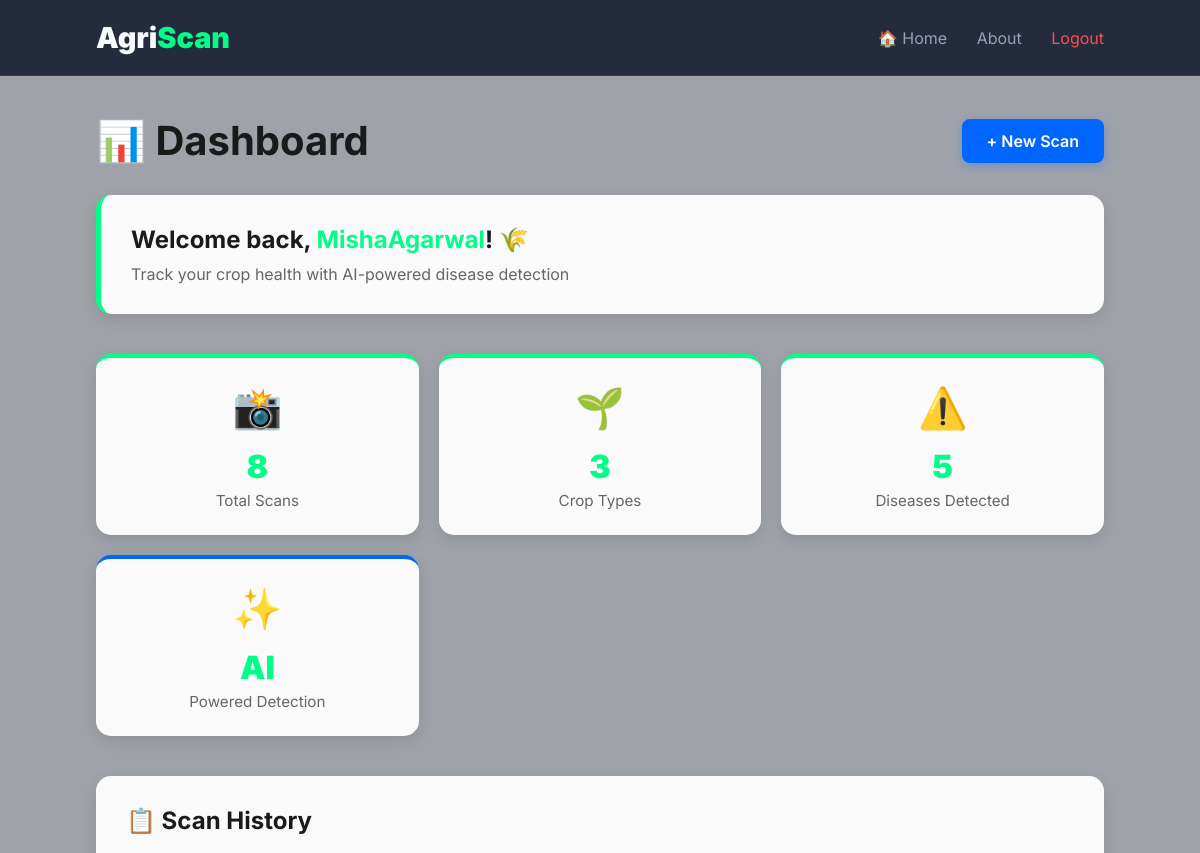
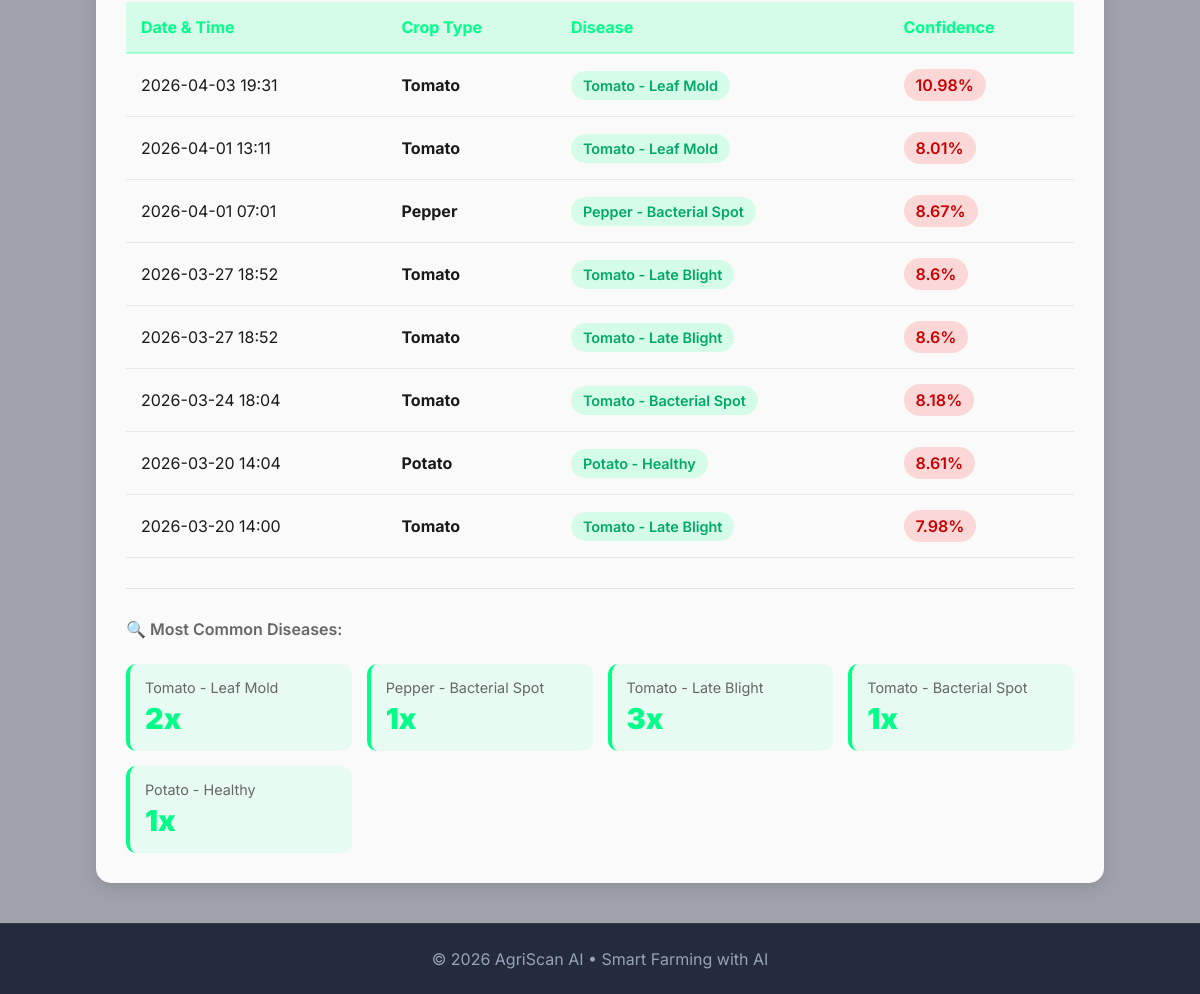
The app's page /dashboard (signed in), older data (2 pictures, top to bottom).
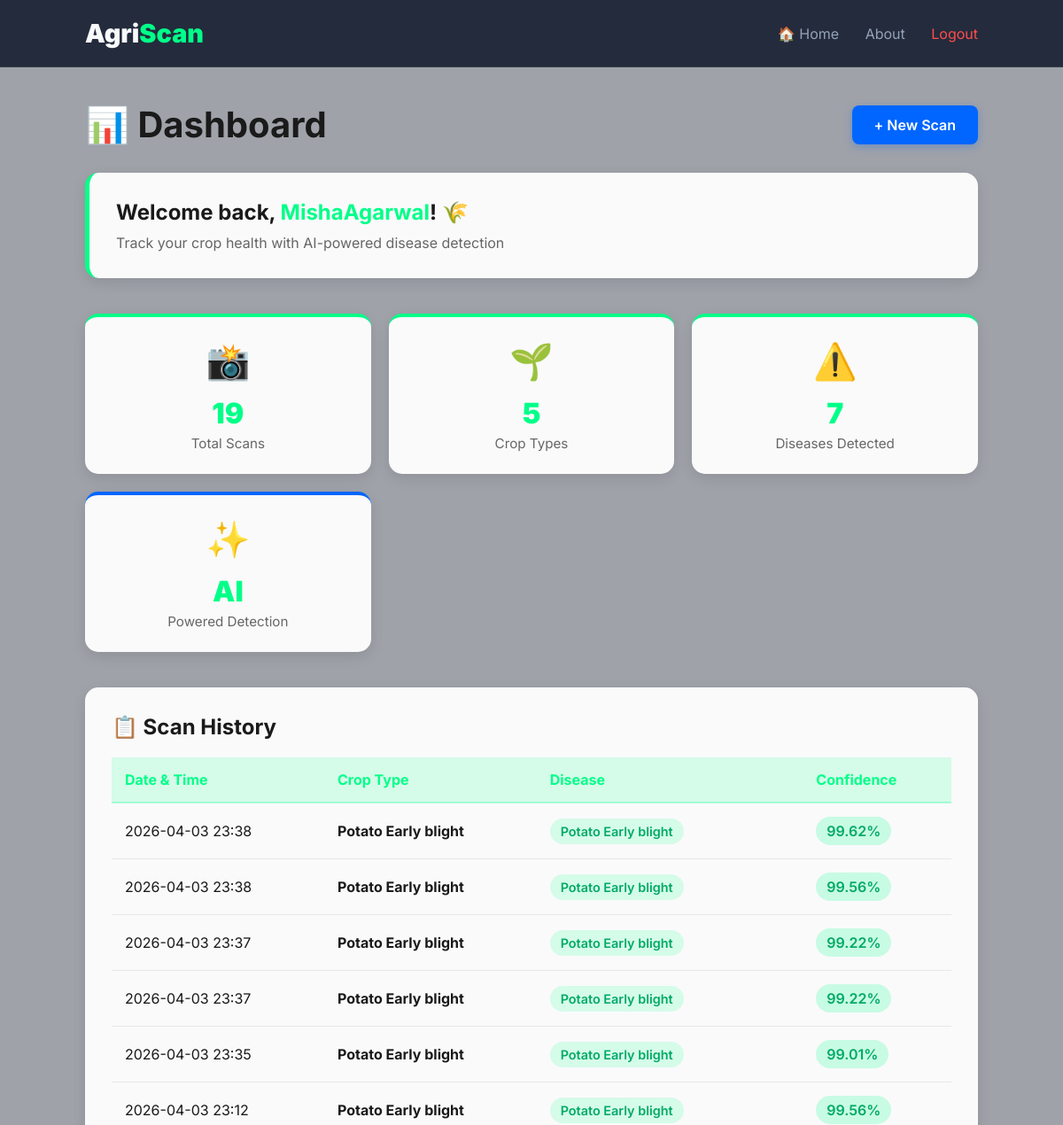
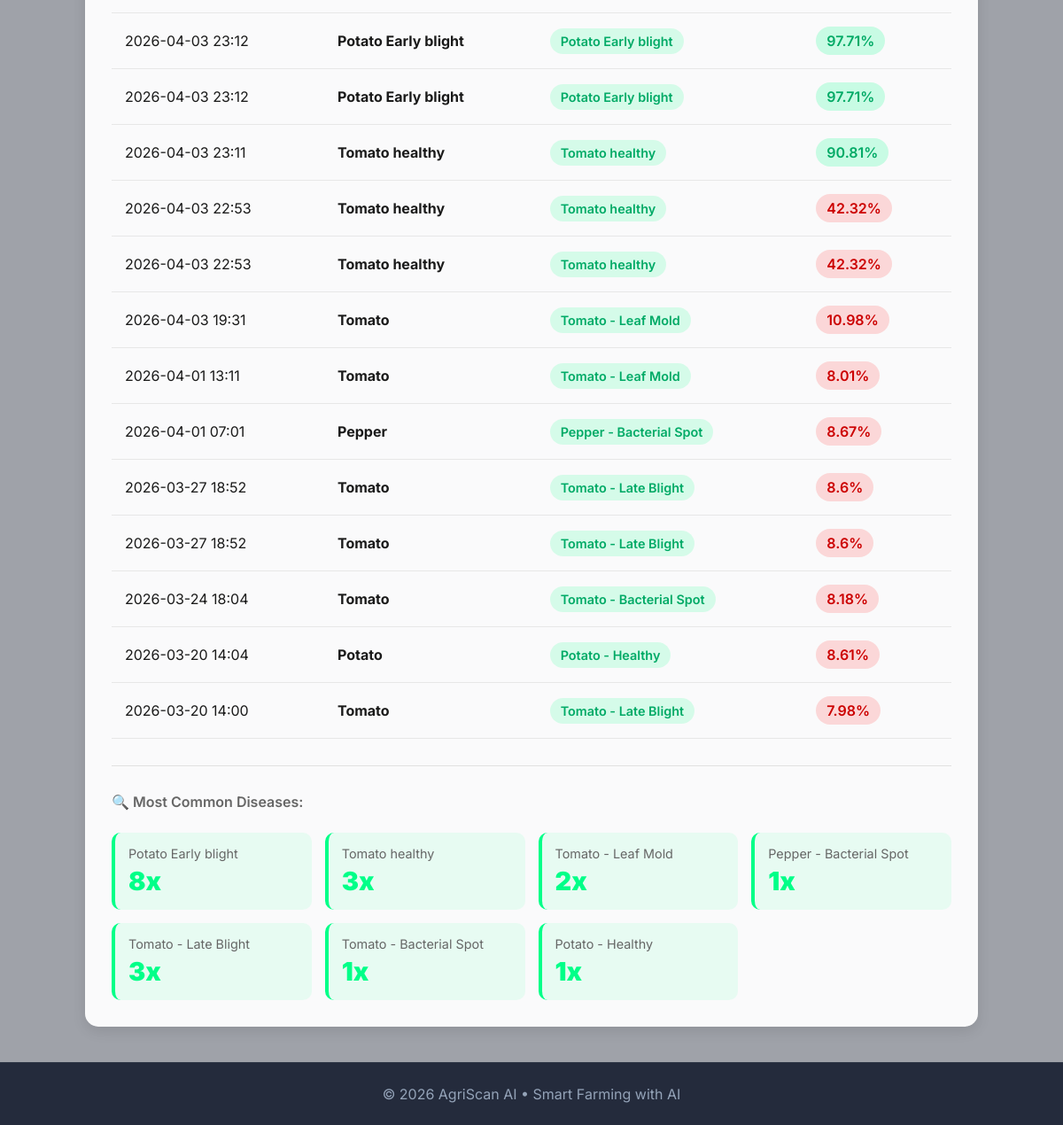
The same page, newer data (2 pictures, top to bottom).
### app.py (models this page shows)
class Prediction(db.Model):
    id = db.Column(db.Integer, primary_key=True)
    user_id = db.Column(db.Integer, db.ForeignKey('user.id'), nullable=False)
    disease_name = db.Column(db.String(200), nullable=False)
    confidence = db.Column(db.Float, nullable=False)
    image_filename = db.Column(db.String(300), nullable=False)
    crop_type = db.Column(db.String(100), nullable=False)
    timestamp = db.Column(db.DateTime, default=datetime.utcnow)

### app.py (the view)
@app.route('/dashboard')
def dashboard():
    if 'user_id' not in session:
        flash('Please log in first', 'error')
        return redirect(url_for('login'))
    user = User.query.get(session['user_id'])
    predictions = Prediction.query.filter_by(user_id=session['user_id']).order_by(Prediction.timestamp.desc()).all()
    total_predictions = len(predictions)
    disease_counts = {}
    crop_counts = {}
    for pred in predictions:
        disease_counts[pred.disease_name] = disease_counts.get(pred.disease_name, 0) + 1
        crop_counts[pred.crop_type] = crop_counts.get(pred.crop_type, 0) + 1
    return render_template('dashboard.html',
                        user=user,
                        predictions=predictions,
                        total_predictions=total_predictions,
                        disease_counts=disease_counts,
                        crop_counts=crop_counts,current_user =current_user)

### app.py (called while the page is built)
@login_manager.user_loader
def load_user(user_id):
    return User.query.get(int(user_id))

### templates/dashboard.html (shortened to what this page needs)
<!DOCTYPE html>
<html lang="en">
<head>
<link rel="stylesheet" href="https://cdnjs.cloudflare.com/ajax/libs/font-awesome/6.0.0/css/all.min.css">
</head>
<body>
<nav>
<div class="logo">Agri<span>Scan</span></div>
<div>
<a href="{{ url_for('index') }}">🏠 Home</a>
<a href="{{ url_for('about') }}">About</a>
<a href="/logout" style="color:#ff4d4d;">Logout</a>
</div>
</nav>
<div class="main">
<div class="dashboard-header">
<div class="header-top">
<h1>📊 Dashboard</h1>
<a href="/upload" class="btn">+ New Scan</a>
</div>
<div class="welcome-card">
<h2>Welcome back, <span style="color:var(--primary);">{{ user.name }}</span>! 🌾</h2>
<p>Track your crop health with AI-powered disease detection</p>
</div>
</div>
<div class="stats-grid">
<div class="stat-card">
<div class="stat-icon">📸</div>
<div class="stat-value">{{ total_predictions }}</div>
<div class="stat-label">Total Scans</div>
</div>
<div class="stat-card">
<div class="stat-icon">🌱</div>
<div class="stat-value">{{ crop_counts|length }}</div>
<div class="stat-label">Crop Types</div>
</div>
<div class="stat-card">
<div class="stat-icon">⚠️</div>
<div class="stat-value">{{ disease_counts|length }}</div>
<div class="stat-label">Diseases Detected</div>
</div>
<div class="stat-card accent">
<div class="stat-icon">✨</div>
<div class="stat-value">AI</div>
<div class="stat-label">Powered Detection</div>
</div>
</div>
<div class="history-section">
<h3>📋 Scan History</h3>
{% if predictions|length > 0 %}
<div class="table-container">
<table>
<thead>
<tr>
<th>Date & Time</th>
<th>Crop Type</th>
<th>Disease</th>
<th>Confidence</th>
</tr>
</thead>
<tbody>
{% for pred in predictions %}
<tr>
<td>{{ pred.timestamp.strftime('%Y-%m-%d %H:%M') }}</td>
<td><strong>{{ pred.crop_type }}</strong></td>
<td><span class="disease-badge">{{ pred.disease_name }}</span></td>
<td>
  {% if pred.confidence >= 85 %}
    <span class="confidence-badge confidence-high">{{ pred.confidence|round(2) }}%</span>
  {% elif pred.confidence >= 70 %}
    <span class="confidence-badge confidence-medium">{{ pred.confidence|round(2) }}%</span>
  {% else %}
    <span class="confidence-badge confidence-low">{{ pred.confidence|round(2) }}%</span>
  {% endif %}
</td>
</tr>
{% endfor %}
</tbody>
</table>
</div>
<div class="disease-stats">
<div style="grid-column:1/-1; margin-bottom:10px; color:var(--text-muted); font-weight:600;">🔍 Most Common Diseases:</div>
{% for disease, count in disease_counts.items() %}
<div class="disease-item">
<div class="disease-name">{{ disease }}</div>
<div class="disease-count">{{ count }}x</div>
</div>
{% endfor %}
</div>
{% else %}
<div class="empty-state">
<i class="fas fa-inbox"></i>
<p>No scans yet. Start by uploading a crop image!</p>
<a href="/upload" class="btn" style="display:inline-block; margin-top:20px;">Upload Image</a>
</div>
{% endif %}
</div>
</div>
<footer>
<p>© 2026 AgriScan AI • Smart Farming with AI</p>
</footer>
</body>
</html>

Row changes from the older to the newer data that the page shows:
added Prediction: timestamp "2026-04-03 23:38", crop_type "Potato Early blight", disease_name "Potato Early blight", confidence "99.62", count "8"
added Prediction: timestamp "2026-04-03 23:38", crop_type "Potato Early blight", disease_name "Potato Early blight", confidence "99.56", shown under "📋 Scan History"
added Prediction: timestamp "2026-04-03 23:37", crop_type "Potato Early blight", disease_name "Potato Early blight", confidence "99.22", shown under "📋 Scan History"
added Prediction: timestamp "2026-04-03 23:37", crop_type "Potato Early blight", disease_name "Potato Early blight", confidence "99.22", shown under "📋 Scan History"
added Prediction: timestamp "2026-04-03 23:35", crop_type "Potato Early blight", disease_name "Potato Early blight", confidence "99.01", shown under "📋 Scan History"
added Prediction: timestamp "2026-04-03 23:12", crop_type "Potato Early blight", disease_name "Potato Early blight", confidence "99.56", shown under "📋 Scan History"
added Prediction: timestamp "2026-04-03 23:12", crop_type "Potato Early blight", disease_name "Potato Early blight", confidence "97.71", shown under "📋 Scan History"
added Prediction: timestamp "2026-04-03 23:12", crop_type "Potato Early blight", disease_name "Potato Early blight", confidence "97.71", shown under "📋 Scan History"
added Prediction: timestamp "2026-04-03 23:11", crop_type "Tomato healthy", disease_name "Tomato healthy", confidence "90.81", count "3"
added Prediction: timestamp "2026-04-03 22:53", crop_type "Tomato healthy", disease_name "Tomato healthy", confidence "42.32", shown under "📋 Scan History"
added Prediction: timestamp "2026-04-03 22:53", crop_type "Tomato healthy", disease_name "Tomato healthy", confidence "42.32", shown under "📋 Scan History"
Text that changed along with them:
{{ total_predictions }}: "8" → "19"
{{ crop_counts|length }}: "3" → "5"
{{ disease_counts|length }}: "5" → "7"
